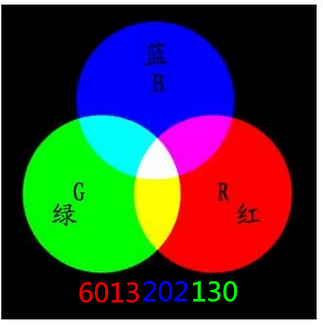
//> input picture 4.实验四/ConsoleApplication4/6013202130.jpg, 323 x 325 px
$ ./源   (built with g++ and OpenCV 4)
//> lines starting //> are read from the running program, lines starting //| are printed output that depends on the picture
/**********************************************************************************************************
 *  opencv 学习 ： 2016年3月24日18:30:08

1. 图像载入函数
函数cvLoadImage载入指定图像文件，并返回指向该文件的IplImage指针。函数支持bmp、jpg、 png、 tiff等格式的图像。其函数原型如下：
IplImage* cvLoadImage( const char* filename, int iscolor);
其中，filename 是待载入图像的名称，包括图像的扩展名；iscolor是一个辅助参数项，可选正数、零和负数三种值，正数表示作为三通道图像载入，零表示该图像作为单通道图像，负数表示载入图像的通道数由图像文件自身决定。
2. 窗口定义函数
函数cvNamedWindow定义一个窗口，用于显示图像。其函数原型如下：
int cvNamedWindow( const char* name, unsigned long flags );
其中，name是窗口名，flags是窗口属性指标值，可以选择CV_WINDOW_AUTOSIZE和0两种值。CV_WINDOW_AUTOSIZE表示窗口尺寸与图像原始尺寸相同，0表示以固定的窗口尺寸显示图像。
3. 图像显示函数
函数cvShowImage是在指定的窗口中显示图像，其函数原型如下：
void cvShowImage( const char* name, const CvArr* image );
其中，name是窗口名称，image是图像类型指针，一般是IplImage指针。
4. 图像保存函数
函数cvSaveImage以指定的文件名保存IplImage类型的指针变量，其函数原型如下：
int cvSaveImage( const char* filename, const CvArr* image );
其中，filename是图像保存路径和名称，image是IplImage指针变量。
5. 图像销毁函数
函数cvReleaseImage销毁已定义的IplImage指针变量，释放占用内存空间。其函数原型如下：
void cvReleaseImage( IplImage** image );
其中，image为已定义的IplImage指针。
6. 图像转换函数
cvGetImage( const CvArr* arr, IplImage* image_header )
7.销毁一个窗口。
void cvDestroyWindow( const char* name );

8.cvCvtPixToPlane是openCV里面的一个函数
#define cvCvtPixToPlane cvSplit
void cvSplit( const CvArr* oo, CvArr* dst0, CvArr* dst1,CvArr* dst2, CvArr* dst3 );
作用是：分割多通道数组成几个单通道数组或者从数组中提取一个通道
一般用法是cvCvtPixToPlane（IplImage * src,IplImage * dst1,IplImage *dst2,IplImage * dst3,IplImage *dst4)
第一个参数是源图像，后面是分离出来每个通道的目标图像，如果原图像是3通道的，可以把最后一个参数设置为空。例如cvCvtPixToPlane（IplImage * src,IplImage * dst1,IplImage *dst2,IplImage * dst3,NULL)，NULL也可以写为0.
使用该函数须包含#include<cv.h>头文件

9.CvSetImageCOI是设置图像的COI（感兴趣通道， of interesting）的函数。
功能：
设置图像的COI（感兴趣通道， of interesting）
格式：
void cvSetImageCOI（IplImage* image,int coi）；
参数
image 图像头,待处理图像
coi为0时表示选择所有通道，1表示第一个通道，2表示第二个等等

10.cvCreateImage( CvSize size, int depth, int s );
创建首地址并分配存储空间,返回的是地址。


 ***********************************************************************************************************/


#include <cv.h>
#include <highgui.h>

int main(void)
{
	IplImage* oo = cvLoadImage("6013202130.jpg", 1);
//> oo is the input picture: 325 rows x 323 cols, CV_8UC3; mean B, G, R 62.2, 61.9, 62.2
	IplImage * Red = cvCreateImage(cvGetSize(oo), 8, 1);
	IplImage * Green = cvCreateImage(cvGetSize(oo), 8, 1);
	IplImage * Blue = cvCreateImage(cvGetSize(oo), 8, 1);
	cvSetImageCOI(oo, 1);       //通道1 ，蓝色
	cvCopy(oo, Blue);   //复制到Blue
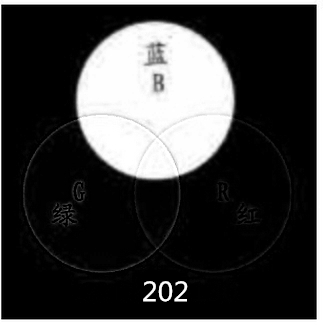
//> Blue: 325 rows x 323 cols, CV_8UC1; min 0, max 255, mean 62.2
	cvSetImageCOI(oo, 2);       //通道2 ，绿色
	cvCopy(oo, Green);
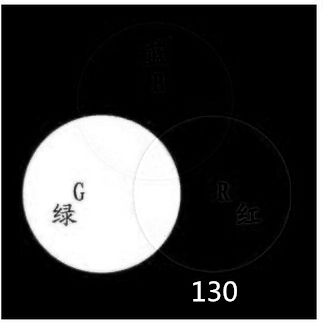
//> Green: 325 rows x 323 cols, CV_8UC1; min 0, max 255, mean 61.9
	cvSetImageCOI(oo, 3);       //通道3 ，红色
	cvCopy(oo, Red);
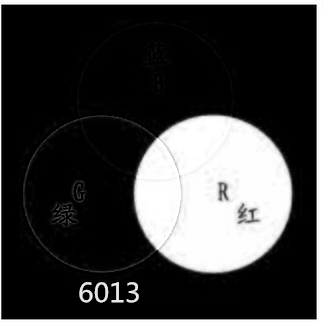
//> Red: 325 rows x 323 cols, CV_8UC1; min 0, max 255, mean 62.2
	cvNamedWindow("Red", 1);
	cvNamedWindow("Green", 1);
	cvNamedWindow("Blue", 1);
	cvNamedWindow("oo", 1);
	cvShowImage("原图", oo);
	cvShowImage("Red", Red);
	cvShowImage("Green", Green);
	cvShowImage("Blue", Blue);
	cvWaitKey(0);
	cvReleaseImage(&Red);
	cvReleaseImage(&Green);
	cvReleaseImage(&Blue);
	cvReleaseImage(&oo);
	return 0;
}
